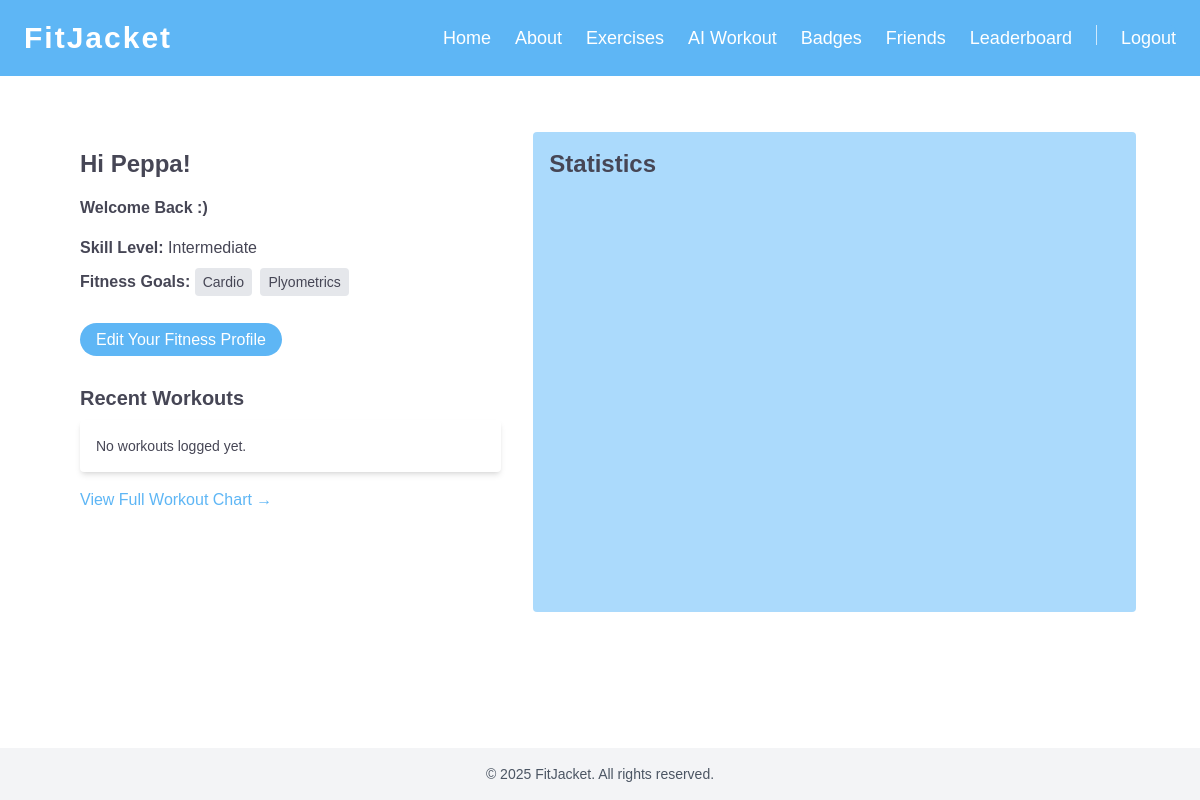
/ (signed in), run on an earlier commit of the app's database.
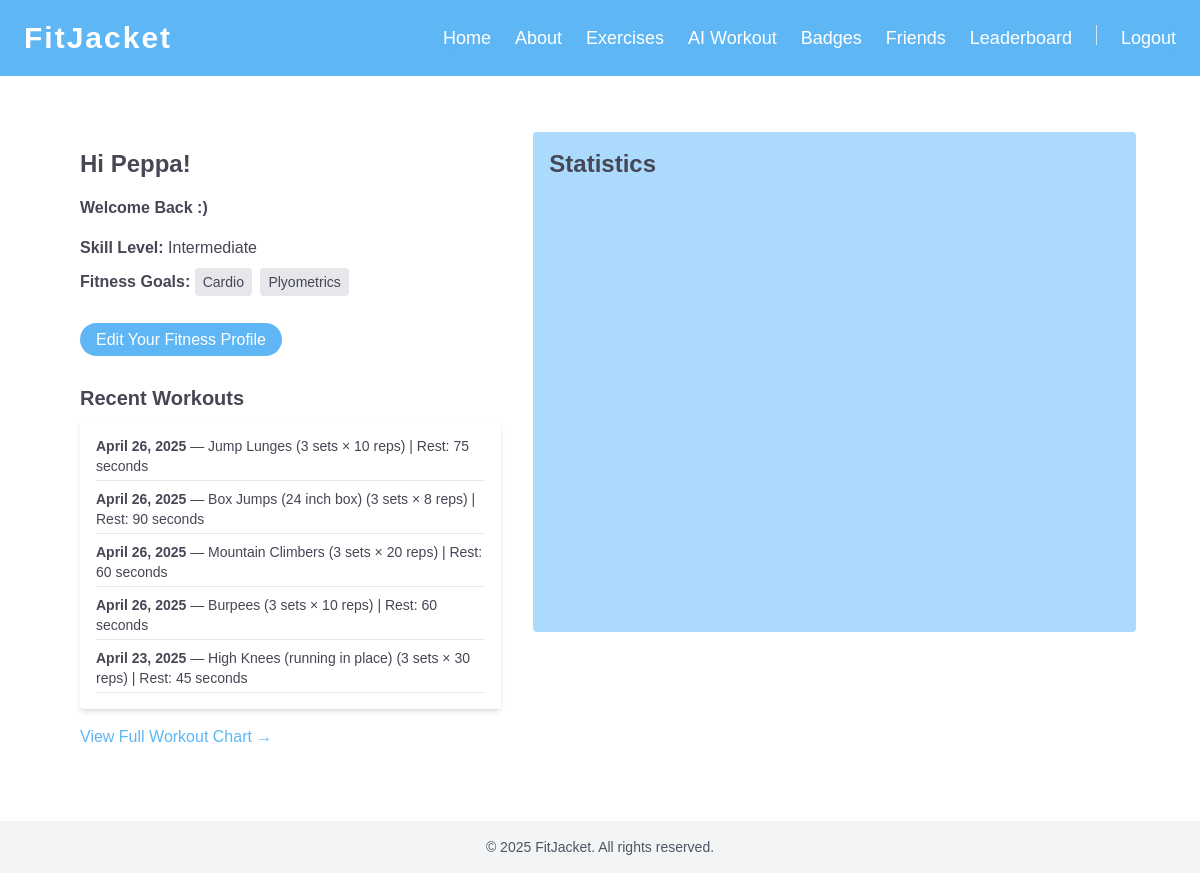
And on a later commit of the database.
### fitjacket/models.py (models this page shows, shortened)
class UserProfile(models.Model):
    user = models.OneToOneField(User, on_delete=models.CASCADE)
    skill_level = models.CharField(max_length=20)
    goals = models.JSONField(blank=True, null=True)  #

### aiworkout/models.py (models this page shows, shortened)
class Workout(models.Model):
    user = models.ForeignKey(User, on_delete=models.CASCADE)
    workout_type = models.CharField(max_length=100)  # Exercise name
    sets = models.IntegerField(default=1)
    reps = models.PositiveIntegerField(validators=[MinValueValidator(0)])
    rest = models.CharField(max_length=50, blank=True)  # "90 seconds"
    equipment = models.CharField(max_length=100, blank=True)
    date = models.DateField()

### fitjacket/views.py (the view)
# urls.py: path('', views.index, name='index'),
def index(request):
    template_data = {'title': 'FitJacket'}
    if request.user.is_authenticated:
        user = request.user
        workouts = Workout.objects.filter(user=user).order_by('-date', '-id')
        chart_data = {}
        for w in workouts:
            date_str = str(w.date)
            if date_str not in chart_data:
                chart_data[date_str] = {}
            chart_data[date_str][w.workout_type] = chart_data[date_str].get(w.workout_type, 0) + w.reps
        context = {
            'template_data': template_data,
            'user' : user,
            'workouts': workouts,
            'chart_data': chart_data,
            'badges': UserBadge.objects.filter(user=user),
            'all_badges': Badge.objects.all(),
        }
        return render(request, 'index.html', context)
    else:
        return render(request, 'index.html', {'template_data': template_data})

### fitjacket/templates/index.html (shortened to what this page needs)
{% extends "base.html" %}
{% load custom_tags %}
{% block content %}
  {% if user.is_authenticated %}
    <div class="flex flex-col lg:flex-row lg:space-x-4">
      <div class="lg:w-1/2 w-full p-4 rounded">
        <h2 class="text-2xl font-bold mb-4">Hi {{ user.first_name }}!</h2>
        <h2 class="font-bold mb-4">Welcome Back :)</h2>
        <p class="mb-2">
          <strong>Skill Level:</strong> {{ user.userprofile.skill_level|capfirst }}
        </p>
        <p class="mb-2">
          <strong>Fitness Goals:</strong>
          {% for goal in user.userprofile.goals %}
            <span class="inline-block bg-gray-200 text-sm px-2 py-1 rounded mr-1">{{ goal|capfirst }}</span>
          {% empty %}
            <span>No goals set.</span>
          {% endfor %}
        </p>
        <br>
        <a href="{% url 'edit_profile' %}" class="bg-blue-600 text-white px-4 py-2 rounded hover:bg-blue-700">
          Edit Your Fitness Profile
        </a>
        <h3 class="text-xl font-semibold mt-8 mb-2">Recent Workouts</h3>
        <ul class="bg-white shadow-md rounded p-4 space-y-2 text-sm">
            {% for workout in workouts|slice:":5" %}
                 <li class="border-b pb-1">
                     <strong>{{ workout.date }}</strong> — {{ workout.workout_type }}
                     ({{ workout.sets }} sets × {{ workout.reps }} reps)
                     {% if workout.rest %} | Rest: {{ workout.rest }}{% endif %}
                </li>
            {% empty %}
                <li>No workouts logged yet.</li>
            {% endfor %}
        </ul>
        <a href="{% url 'workout_chart' %}" class="mt-4 inline-block text-blue-600 font-medium hover:underline">
          View Full Workout Chart →
        </a>
      </div>
      <div class="w-full lg:w-2/3 p-4 bg-blue-200 rounded" style="max-height: 500px; overflow-y: auto;">
        <h2 class="text-2xl font-bold mb-4">Statistics</h2>
        <div id="chart_div" style="width: 100%; height: 400px;"></div>
      </div>
    </div>
  {% endif %}
{% endblock %}

### fitjacket/templates/base.html (shortened to what this page needs)
{% load static %}
<!DOCTYPE html>
<html lang="en">
<head>
  <script src="https://cdn.tailwindcss.com"></script>
  <link href="{% static 'css/style.css' %}" rel="stylesheet">
</head>
<body class="bg-white-50 text-gray-400 min-h-screen flex flex-col">
  <header class="relative bg-blue-600 p-6 text-white flex justify-between items-center">
      <a href="{% url 'index' %}"><h1 class="text-xl font-bold">FitJacket</h1></a>
      <nav id="menu" class="absolute top-full right-0 mt-2
           w-48 rounded-md bg-blue-600 shadow-lg z-50
           flex flex-col space-y-2 p-4 hidden
           lg:static lg:mt-0 lg:shadow-none lg:flex-row lg:flex lg:bg-transparent lg:w-auto lg:p-0 lg:space-y-0 lg:space-x-6">
    <a href="{% url 'index' %}" class="nav-link">Home</a>
    <a href="{% url 'about' %}" class="nav-link">About</a>
    <a href="{% url 'exercise-list' %}" class="nav-link">Exercises</a>
    {% if user.is_authenticated %}
        <a href="{% url 'aiworkout' %}" class="nav-link">AI Workout</a>
        <a href="{% url 'badges' %}" class="nav-link">Badges</a>
        <a href="{% url 'friends' %}" class="nav-link">Friends</a>
        <a href="{% url 'leaderboard' %}" class="nav-link">Leaderboard</a>
    {% endif %}
      {% if user.is_authenticated %}
      <a href="{% url 'logout' %}" class="nav-link">Logout</a>
    {% else %}
      <a href="{% url 'login' %}" class="nav-link">Login</a>
      <a href="{% url 'register' %}" class="nav-link">Register</a>
    {% endif %}
    </nav>
  </header>
  <main class="p-8 flex-grow">
  <div class="max-w-7xl text-gray-400 mx-auto px-4 sm:px-6 lg:px-8 py-6">
    {% block content %}{% endblock %}
  </div>
  </main>
  <footer class="bg-gray-100 p-4 text-center text-sm text-gray-600">
    &copy; 2025 FitJacket. All rights reserved.
  </footer>
</body>
</html>

### fitjacket/static/css/style.css (style rules this page uses)
h1.text-xl { font-family: 'Coolvetica', sans-serif !important; font-size: 30px !important; letter-spacing: 2px !important; }
.bg-blue-600 { background-color: #5EB6F5 !important; }
.text-blue-600 { color: #5EB6F5 !important; }
.bg-blue-200 { background-color: #ABDAFC !important; }
button.bg-blue-600, a.bg-blue-600, button.bg-blue-50, a.bg-blue-50 { padding: 0.5rem 1rem; border-radius: 9999px; border: none; }
.text-gray-400 { color: #464655 !important; font-family: 'Tilson', sans-serif !important; }
.nav-link { color: white; font-size: 18px; }

What changed in the data, as far as the page shows it:
added Workout: date "April 26, 2025", workout_type "Jump Lunges", sets "3", reps "10", rest "75 seconds"
added Workout: date "April 26, 2025", workout_type "Box Jumps (24 inch box)", sets "3", reps "8", rest "90 seconds"
added Workout: date "April 26, 2025", workout_type "Mountain Climbers", sets "3", reps "20", rest "60 seconds"
added Workout: date "April 26, 2025", workout_type "Burpees", sets "3", reps "10", rest "60 seconds"
added Workout: date "April 23, 2025", workout_type "High Knees (running in place)", sets "3", reps "30", rest "45 seconds"
Also different on the page:
text no longer shown: "No workouts logged yet."
